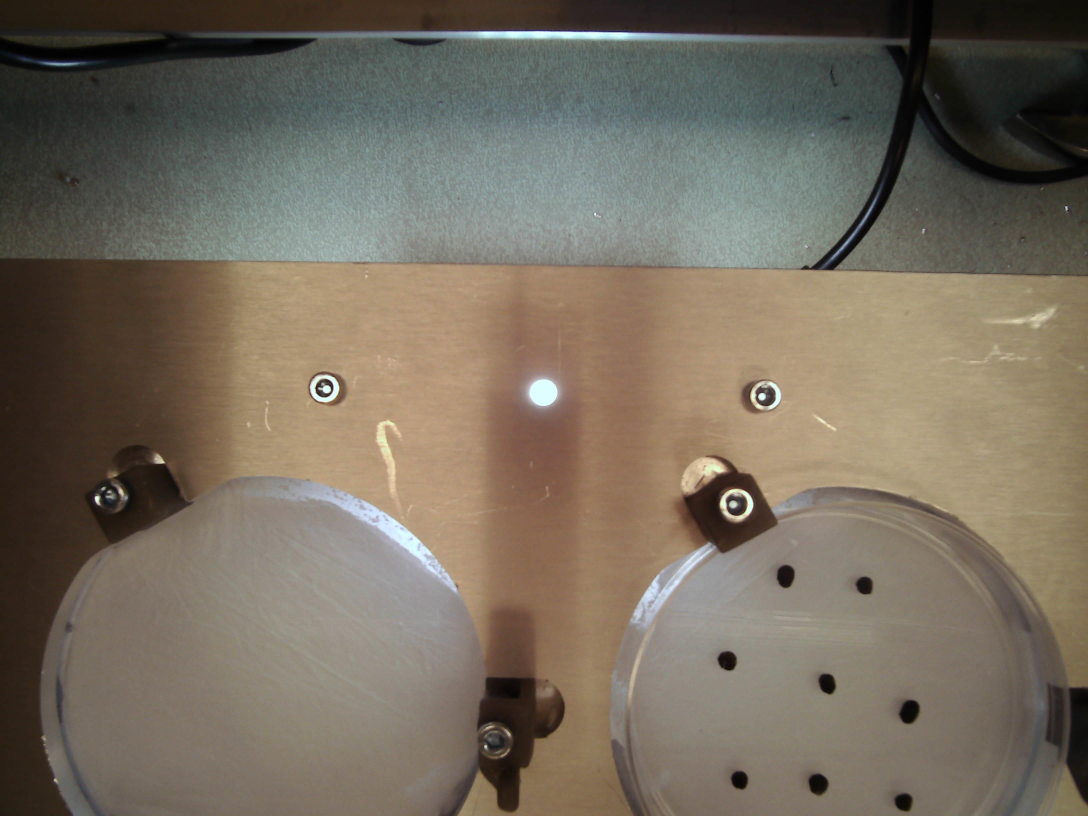
#> input picture pinhole_lights_on.jpg, 3264 x 2448 px (shown at 1/3 size); its folder holds 5 pictures in this run
$ python test_skimage_pinhole.py
#> lines starting #> are read from the running program, lines starting #| are printed output that depends on the picture; after the words box and inside, x2 and y2 are one past the last pixel; in counts of white or black regions, pixels touching at a corner belong together; long printed decimals are rounded
import cv2
import numpy as np
import matplotlib.pyplot as plt
import CPR_tools as cpr


def pinhole(img_file_path, row_deviation_threshold = 0.1, column_deviation_threshold = 0.1, center_point = (0.5, 0.5), x_margin=0.07, y_margin = 0.09):
    # Reading image
#> called with img_file_path = './pinhole_lights_on.jpg', row_deviation_threshold = 0.1, column_deviation_threshold = 0.1, center_point = (0.5, 0.48), x_margin = 0.07, y_margin = 0.09
    img = cv2.imread(img_file_path)
#> img is the input picture: shape (2448, 3264, 3); mean B, G, R 94.4, 108.3, 117.5
    if img is None:
        print("Error: Could not read image file")
        exit()

    img_width = img.shape[1]
#> img_width = 3264
    img_height = img.shape[0]
#> img_height = 2448

    cropped_image_width = img_width * x_margin
#> cropped_image_width = 228.5
    cropped_image_height = img_height * y_margin
#> cropped_image_height = 220.3

    cropped_image_x = center_point[0] * img_width
#> cropped_image_x = 1632
    cropped_image_y = center_point[1] * img_height
#> cropped_image_y = 1175

    # Cropping the image
    cropped_image = img[int(cropped_image_y - cropped_image_height):int(cropped_image_y + cropped_image_height),
                        int(cropped_image_x - cropped_image_width):int(cropped_image_x + cropped_image_width)]
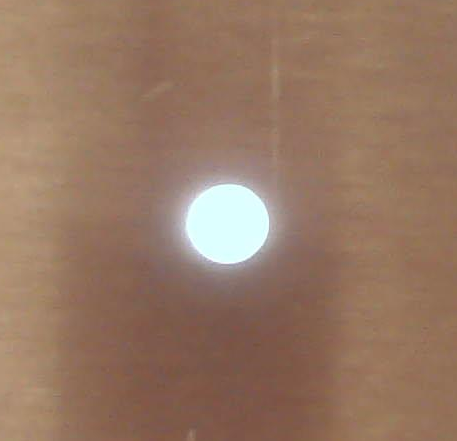
#> cropped_image: shape (441, 457, 3); mean B, G, R 99.2, 119.2, 150.1

    # Resizing the cropped image to 640 x 480
    cropped_image = cv2.resize(cropped_image, (640, 480))
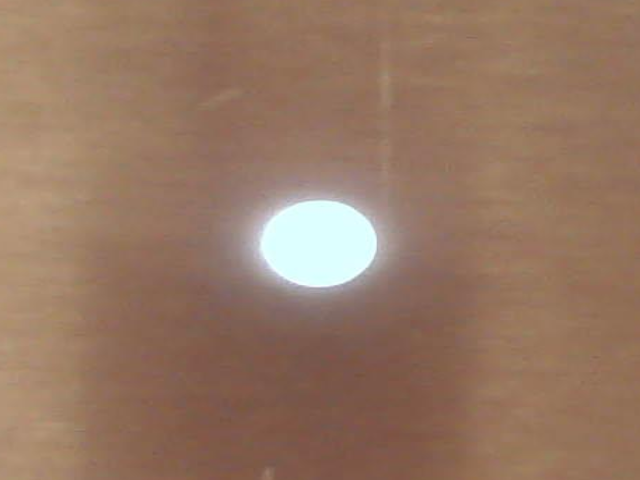
#> cropped_image: shape (480, 640, 3); mean B, G, R 99.1, 119.1, 150


    # create binary image
    gray = cv2.cvtColor(cropped_image, cv2.COLOR_BGR2GRAY)
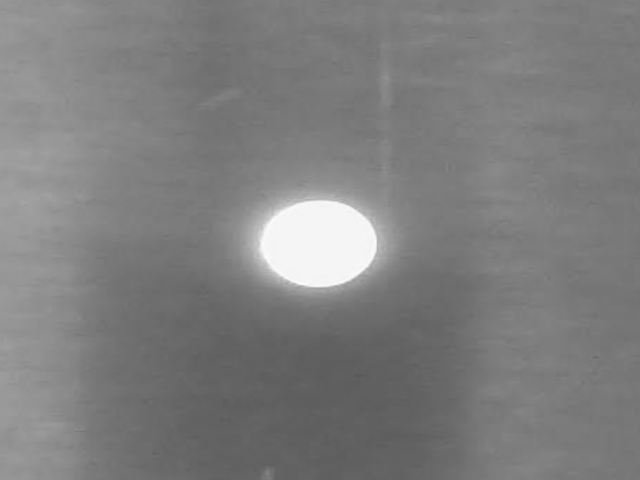
#> gray: shape (480, 640); min 89, max 251, mean 126.1
    _, binary_image = cv2.threshold(gray, 200, 255, cv2.THRESH_BINARY)
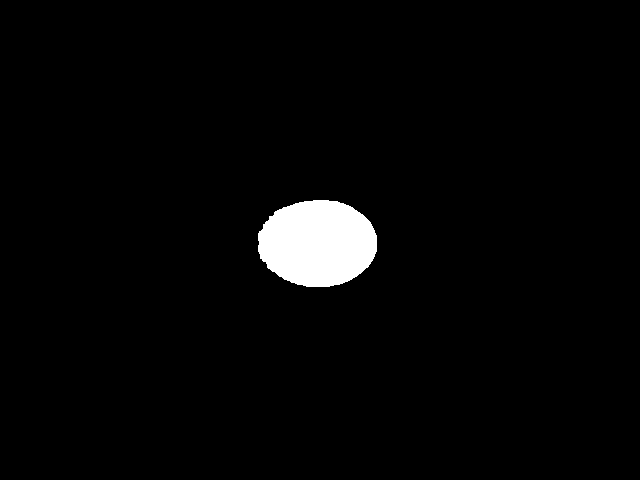
#> binary_image: shape (480, 640); 2.7% white; 1 white region, box (x1, y1, x2, y2) and area: (258, 200, 377, 287) 8196
    kernel = np.ones((3,3), np.uint8)
    binary_image = cv2.morphologyEx(binary_image, cv2.MORPH_CLOSE, kernel)

    # [13 lines of commented-out code are left out]
    y,x = np.nonzero(binary_image)
#> y = 8196 values from 200 to 286; x = 8196 values, max 376 at index 3218, min 258 at index 2864, mean 317.3
    average_column_position = x.mean() / binary_image.shape[1]
#> average_column_position = 0.496
    average_row_position = y.mean() / binary_image.shape[0]
#> average_row_position = 0.506

    # # plot the binary image and the average position (centroid)
    # plt.figure()
    # plt.imshow(binary_image, cmap='gray')
    # plt.plot(average_column_position * binary_image.shape[1], average_row_position * binary_image.shape[0], 'r.') # yes that is stupid
    # plt.title('Binary Image')
    # plt.show()


    # Calculating deviations
    column_deviation = abs(0.5 - average_column_position)
#> column_deviation = 0.00422
    row_deviation = abs(0.5 - average_row_position)
#> row_deviation = 0.00609

    # Defining line start and end points
    vertical_line_start_point = (int(average_column_position * cropped_image.shape[1]), 0)
#> vertical_line_start_point = (317, 0)
    vertical_line_end_point = (int(average_column_position * cropped_image.shape[1]), cropped_image.shape[0])
#> vertical_line_end_point = (317, 480)

    horizontal_line_start_point = (0, int(average_row_position * cropped_image.shape[0]))
#> horizontal_line_start_point = (0, 242)
    horizontal_line_end_point = (cropped_image.shape[1], int(average_row_position * cropped_image.shape[0]))
#> horizontal_line_end_point = (640, 242)


    # [9 lines of commented-out code are left out]
    if column_deviation > column_deviation_threshold or row_deviation > row_deviation_threshold:
        # Printing deviation details
        print("One or more deviation exceeds threshold")
        print("Column Deviation:", column_deviation, "Row Deviation:", row_deviation)
        print("Column Deviation Threshold:", column_deviation_threshold, "Row Deviation Threshold:", row_deviation_threshold)

        # Drawing lines and text on image
        cv2.line(cropped_image, vertical_line_start_point, vertical_line_end_point, (0, 0, 255), 1)
        cv2.line(cropped_image, horizontal_line_start_point, horizontal_line_end_point, (0, 0, 255), 1)
        cv2.putText(cropped_image, ("("+str(average_column_position)[:8] + ","), (int(0.1*cropped_image.shape[0]),int(0.1*cropped_image.shape[1])), cv2.FONT_HERSHEY_SIMPLEX, 0.5, (255,255,255), 1)
        cv2.putText(cropped_image, (str(average_row_position)[:8] + ")"), (int(0.1*cropped_image.shape[0]),int(0.2*cropped_image.shape[1])), cv2.FONT_HERSHEY_SIMPLEX, 0.5, (255,255,255), 1)

        # draw deviation threshold box
        cv2.rectangle(cropped_image, (int(0.5 * cropped_image.shape[1] - column_deviation_threshold * cropped_image.shape[1]), int(0.5 * cropped_image.shape[0] - row_deviation_threshold * cropped_image.shape[0])), (int(0.5 * cropped_image.shape[1] + column_deviation_threshold * cropped_image.shape[1]), int(0.5 * cropped_image.shape[0] + row_deviation_threshold * cropped_image.shape[0])), (0, 0, 255), 1)


        # show image
        cv2.imshow("final image", cropped_image)
        cv2.waitKey(0)
        cv2.destroyAllWindows()

        return False
    else:
        # Printing deviation details
        print("Both deviations are within threshold")
        print("Column Deviation:", column_deviation, "Row Deviation:", row_deviation)
#| Column Deviation: 0.004223 Row Deviation: 0.006095
        print("Column Deviation Threshold:", column_deviation_threshold, "Row Deviation Threshold:", row_deviation_threshold)

        # Drawing lines and text on image
        cv2.line(cropped_image, vertical_line_start_point, vertical_line_end_point, (0, 255, 0), 1)
        cv2.line(cropped_image, horizontal_line_start_point, horizontal_line_end_point, (0, 255, 0), 1)
        cv2.putText(cropped_image, ("("+str(average_column_position)[:8] + ","), (int(0.1*cropped_image.shape[0]),int(0.1*cropped_image.shape[1])), cv2.FONT_HERSHEY_SIMPLEX, 0.5, (255,255,255), 1)
        cv2.putText(cropped_image, (str(average_row_position)[:8] + ")"), (int(0.1*cropped_image.shape[0]),int(0.2*cropped_image.shape[1])), cv2.FONT_HERSHEY_SIMPLEX, 0.5, (255,255,255), 1)

        # draw deviation threshold box
        cv2.rectangle(cropped_image, (int(0.5 * cropped_image.shape[1] - column_deviation_threshold * cropped_image.shape[1]), int(0.5 * cropped_image.shape[0] - row_deviation_threshold * cropped_image.shape[0])), (int(0.5 * cropped_image.shape[1] + column_deviation_threshold * cropped_image.shape[1]), int(0.5 * cropped_image.shape[0] + row_deviation_threshold * cropped_image.shape[0])), (0, 255, 0), 1)
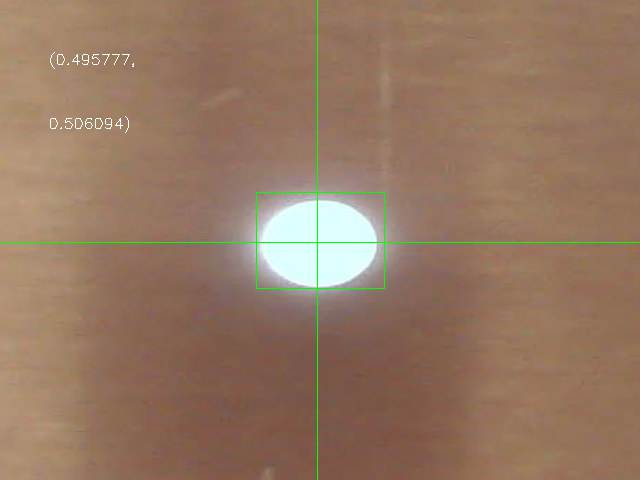
#> cropped_image: shape (480, 640, 3); mean B, G, R 98.6, 119.9, 149.3

        # show image
        cv2.imshow("final image", cropped_image)
        cv2.waitKey(0)
        cv2.destroyAllWindows()

        return True


# pinhole('./pinhole_original_test.jpg')
pinhole('./pinhole_lights_on.jpg', row_deviation_threshold=.1, column_deviation_threshold=.1, center_point=(0.5, 0.48))
# pinhole('./pinhole_lights_off.bmp')
